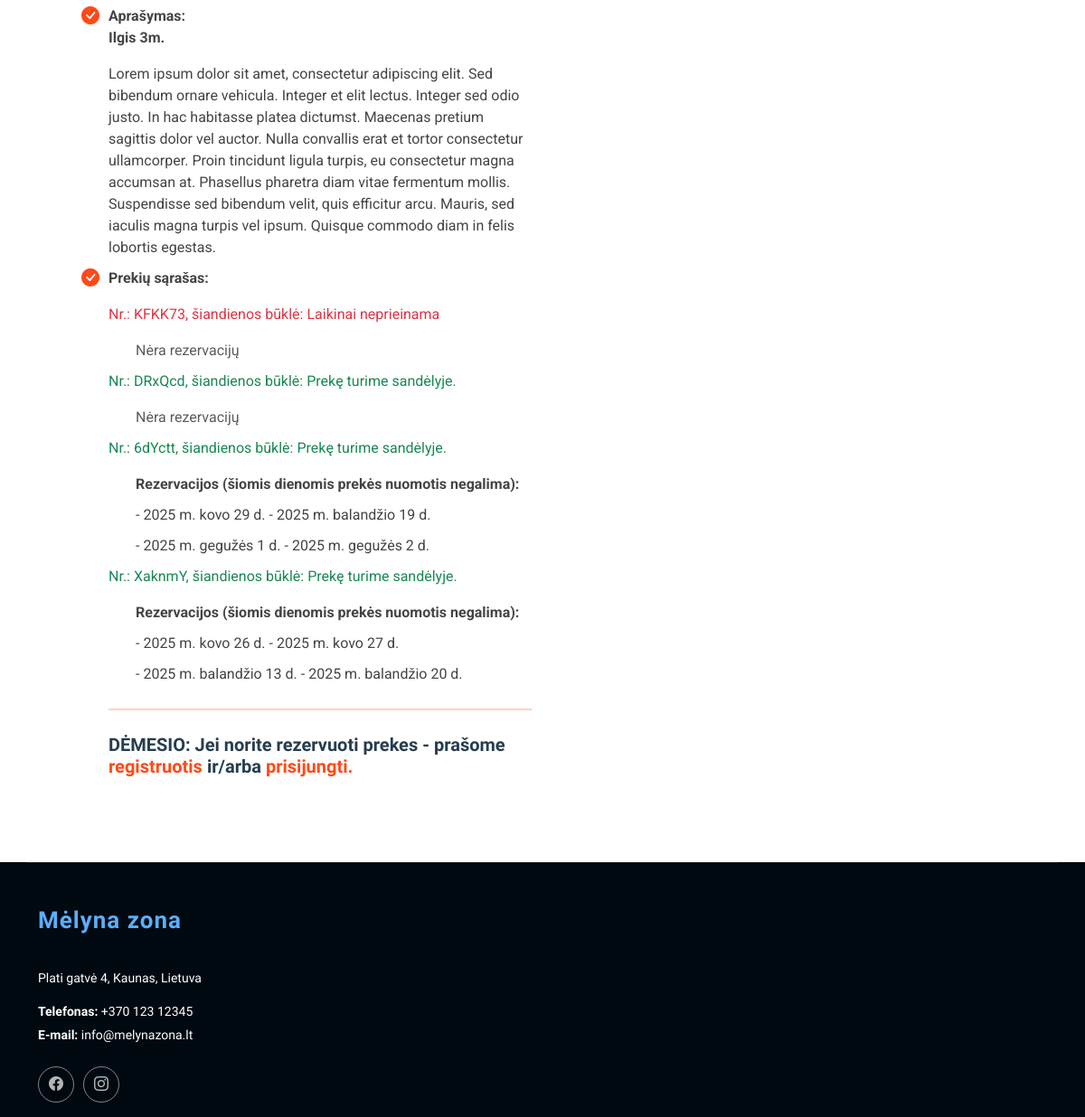
Page /rent/product/3 (lower part) on the earlier database version.
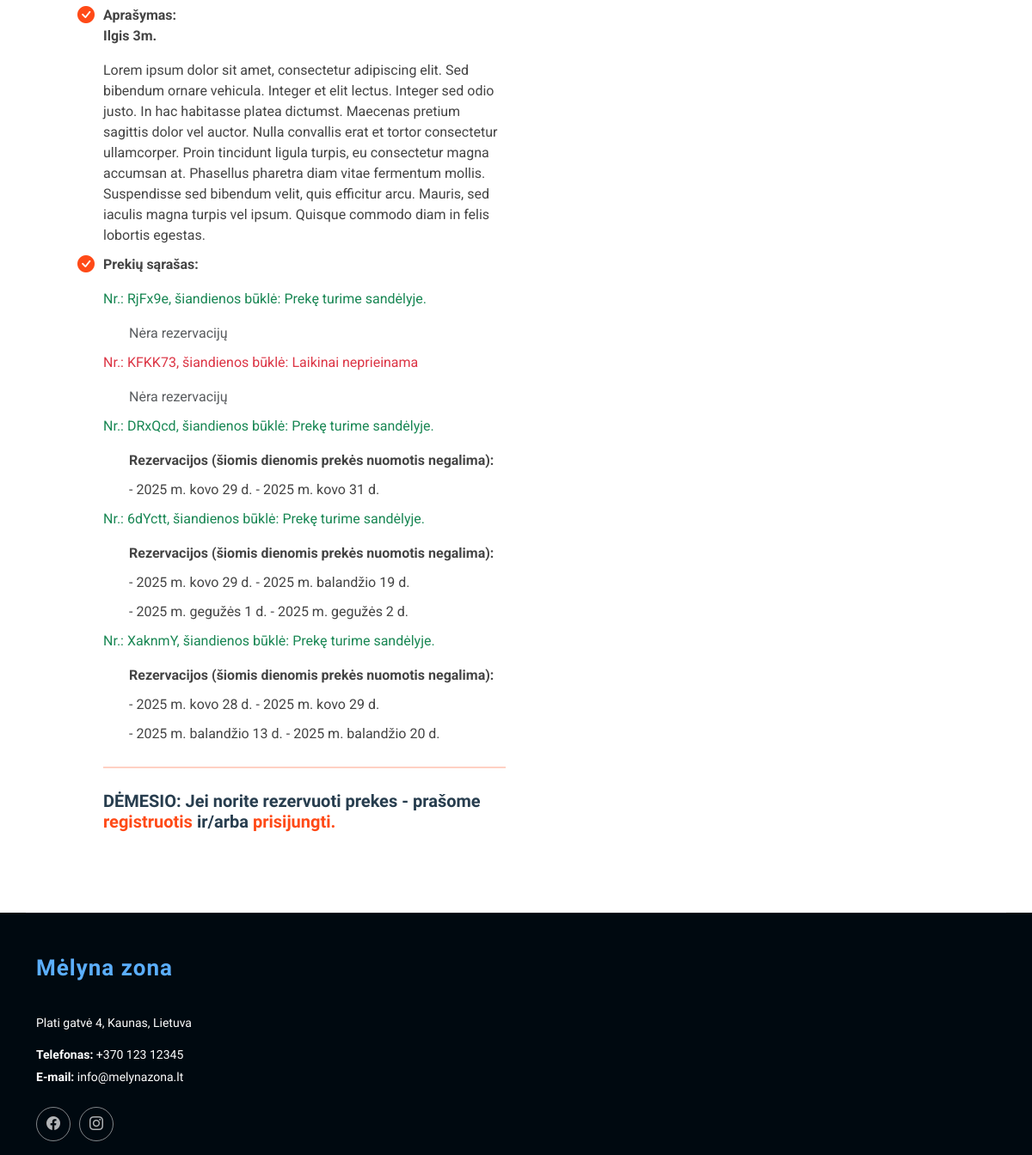
Same page on the later database version.
### rent/models.py (models this page shows, shortened)
class Status(models.Model):
    uuid = ShortUUIDField(help_text='Unikalus ID vienodams produktams')
    product = models.ForeignKey(to="Product", null=True, blank=True, on_delete=models.CASCADE, verbose_name="Produktas", related_name="product_status")
    customer = models.ForeignKey(to=User, null=True, blank=True, on_delete=models.SET_NULL, verbose_name="Klientas")
    reservations = models.ForeignKey(to="Reservation", on_delete=models.SET_NULL, null=True, blank=True, related_name="status_reservations")
    created_at = models.DateTimeField(auto_now_add=True, null=True, blank=True, verbose_name="Sukurta")
    LOAN_STATUS = (
        ('n', 'Laikinai neprieinama'),
        ('i', 'Išnuomota'),
        ('g', 'Prekę turime sandėlyje.'),
        ('r', 'Rezervuota'),
    )
    condition = models.CharField(max_length=1, choices=LOAN_STATUS, blank=True, default="a", verbose_name="Būsena")
    class Meta:
        ordering = ['due_date']
        verbose_name = "Produkto būsena"
        verbose_name_plural = "Produktų būsenos"
        ordering = ['-pk']

class Reservation(models.Model):
    status = models.ForeignKey(Status, on_delete=models.CASCADE, related_name='reservations_status',null=True, blank=True)
    start_date = models.DateField(verbose_name="Nuomos pradžios data", null=True, blank=True)
    end_date = models.DateField(verbose_name="Nuomos pabaigos datas", null=True, blank=True)
    customer = models.ForeignKey(User, on_delete=models.SET_NULL, null=True, blank=True, verbose_name="Klientas")
    is_approved = models.BooleanField(default=False, verbose_name="Ar patvirtinta", null=True, blank=True)
    class Meta:
        verbose_name = "Rezervacija"
        verbose_name_plural = "Rezervacijos"
        ordering = ['start_date']

### rent/views.py (the view)
# urls.py: path("product/<int:product_id>", views.product, name="product"),
def product(request, product_id):
    product = Product.objects.prefetch_related('product_status__reservations_status').get(id=product_id)
    context = {"product": product,}
    return render(request, 'product.html', context)

### rent/models.py (called while the page is built)
    def __str__(self):
        return self.name

### rent/templates/product.html (shortened to what this page needs)
{% extends "base2.html" %}
{% load i18n %}
{% load static %}
{% block "content" %}
<section id="product_description" class="about section">
    <div class="container" data-aos="fade-up" data-aos-delay="100">
        <div class="row gy-4">
            <div class="col-lg-6">
                <div class="content ps-0 ps-lg-5">
                    <ul class="pt-2">
                        <li><strong>Nuomos kaina: </strong> {{ product.price }} Eur/para
                        </li>
                        <li><i class="bi bi-check-circle-fill"></i><strong>Aprašymas: </strong> {{ product.description | safe }}
                        </li>
                        <li><i class="bi bi-check-circle-fill"></i><strong>Prekių sąrašas: </strong>
                            {% if product.product_status.all %}
                            {% for status in product.product_status.all %}
                            <p class="{% if status.condition == 'i' or status.condition == 'n' %}text-danger{% elif status.condition == 'g' %}text-success{% endif %}">
                                Nr.: {{ status.uuid|slice:":6" }}, šiandienos būklė: {{ status.get_condition_display }}
                            </p>
                            <ul>
                                {% if status.reservations_status.all %}
                                <li><strong>Rezervacijos (šiomis dienomis prekės nuomotis negalima):</strong></li>
                                {% for reservation in status.reservations_status.all %}
                                <li>
                                    - {{ reservation.start_date }} - {{ reservation.end_date }}
                                </li>
                                {% endfor %}
                                {% else %}
                                <li class="text-muted">Nėra rezervacijų</li>
                                {% endif %}
                            </ul>
                            {% endfor %}
                            {% if not user.is_authenticated %}
                            <hr style="border: none; height: 2px; background-color: #ff4a17;"/>
                        <li><h5><strong>DĖMESIO: Jei norite rezervuoti prekes - prašome <a href="{% url 'register'%}">registruotis</a> ir/arba <a href="{% url 'login'%}">prisijungti.</a></strong></h5></li>
                        {% endif %}
                        {% else %}
                        <p class="text-danger">Šiuo metu neturime šios prekės</p>
                        {% endif %}
                        </li>
                    </ul>
                </div>
            </div>
        </div>
    </div>
</section>
{% endblock %}

Differences in the rows shown:
removed Reservation: start_date "2025 m. kovo 26 d.", end_date "2025 m. kovo 27 d.", shown under Status "XaknmY"
added Status: uuid "RjFx9e", condition "Prekę turime sandėlyje.", shows "Nėra rezervacijų"
computed for Status "DRxQcd": text "Nėra rezervacijų" → "Rezervacijos (šiomis dienomis prekės nuomotis negalima):"
added Reservation: start_date "2025 m. kovo 29 d.", end_date "2025 m. kovo 31 d.", shown under Status "DRxQcd"
added Reservation: start_date "2025 m. kovo 28 d.", end_date "2025 m. kovo 29 d.", shown under Status "XaknmY"
